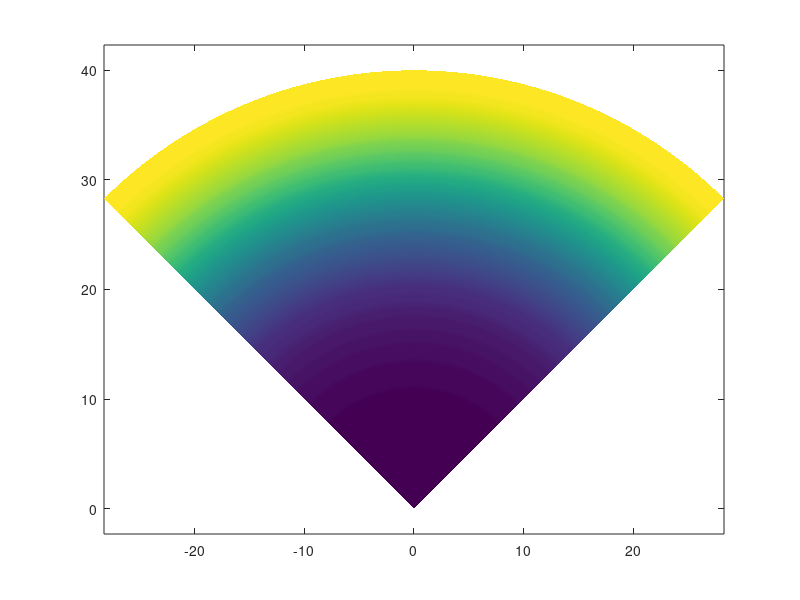
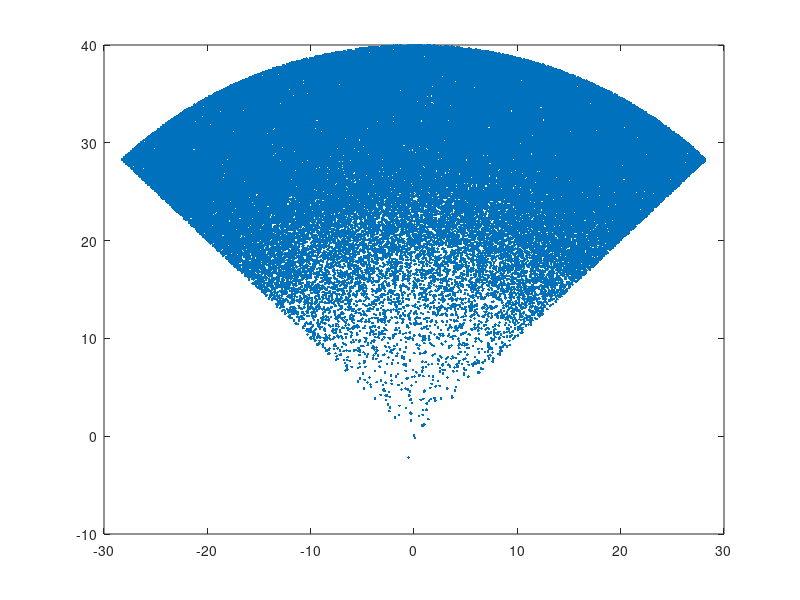

The MATLAB script that drew these images, in order: (Note: this script raises an error after producing the figures.)
%%
clc
clear
close all

%% birth model:
% new targets are most likely to appear at the leading edge of the sonar's
% field of view
deg_to_rad = pi / 180;
l_lim = -45 * deg_to_rad;
r_lim = 45 * deg_to_rad;
range = 40;

n_pts = 100;
r = linspace(0, range, n_pts);
theta = linspace(l_lim, r_lim, n_pts);

[R, THETA] = meshgrid(r, theta);

% probability only depends on range
mu = range;
sigma = range/4;
p = 2 * normpdf(R(:), range, range/4);
p = reshape(p, size(R));
[x, y, p_b] = pol2cart(THETA, R, p);

pcolor(y, x, p_b)
shading interp;
axis equal


%% Fit gaussian mixture
samples = 100000;
%samples = 10000;
bearings = l_lim + (r_lim-l_lim).*rand(samples,1);
ranges = -abs(normrnd(0, sigma, samples, 1)) + range;
pts = [bearings ranges];
% ensure no points lay past the end range
[sn, se] = pol2cart(bearings, ranges);
figure 
plot(se, sn, '.');

options = statset('MaxIter', 1000);
dist = fitgmdist([sn, se], 250, 'SharedCovariance', false, 'Options',options);
n = 0:.1:60;
e = -40:.1:40;

gamma = GMRFS(dist.mu', dist.Sigma, dist.ComponentProportion);
figure
plotgmphd(gamma, n, e);
axis equal
